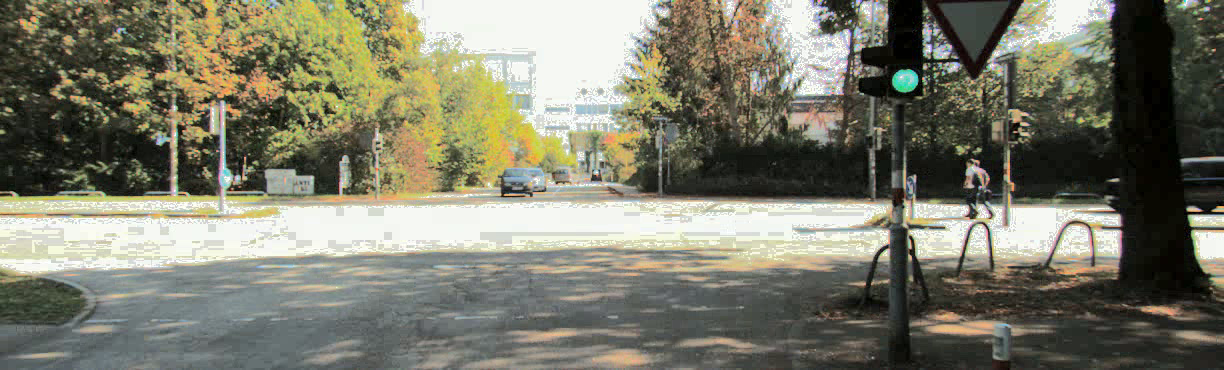
#> input picture frame 1 of Lane Detection/equilized.avi, 1224 x 370 px, given in place of output.avi, which was not available
$ python 'Histogram equalization.py'
#> lines starting #> are read from the running program, lines starting #| are printed output that depends on the picture; pictures that were not available may be replaced by others from this repository, and a replacement may not be noted
import cv2 as cv
import numpy as np
import glob
from pathlib import Path
import matplotlib.pyplot as plt

def equi(img):
    hist, _ = np.histogram(img.flatten(), 256, [0, 256])
    cdf = hist.cumsum()

    cdf = cdf/cdf.max()
    w, h = img.shape
    for i in range(w):
        for j in range(h):
            inst = img[i, j]
            img[i, j] = cdf[inst]*255

    return img
def adaptive_equi(img, n = 8):
    img = img.copy()
    h, w = img.shape
    sh, sw = h//n, w//n
    for i in range(0, h, sh):
        for j in range(0, w, sw):
            img[i:i+sh, j:j+sw] = equi(img[i:i+sh, j:j+sw])
    return img


vid = cv.VideoCapture('output.avi')
fourcc = cv.VideoWriter_fourcc(*'XVID')
out1 = cv.VideoWriter('equilized.avi', fourcc, 25.0, (1224,370))
out2 = cv.VideoWriter('adaptiveequilized.avi', fourcc, 25.0, (1224,370))


while True:

 isTrue, frame = vid.read()
#> frame is the input picture: shape (370, 1224, 3); mean B, G, R 107.1, 123.7, 124.1

 img1 = cv.cvtColor(frame, cv.COLOR_BGR2LAB)
#> img1: shape (370, 1224, 3); mean of channels 0, 1, 2 127.6, 125.5, 136.9
 l, a, b = cv.split(img1)
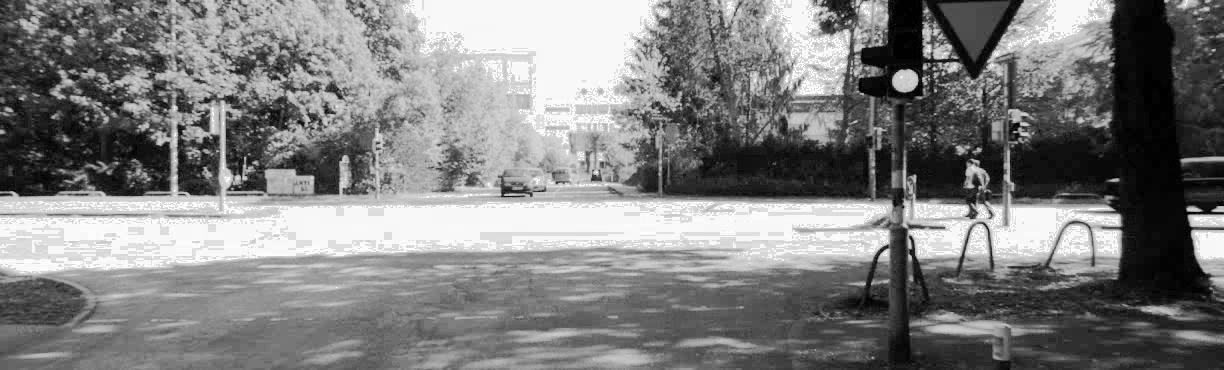
#> l: shape (370, 1224); min 0, max 255, mean 127.6
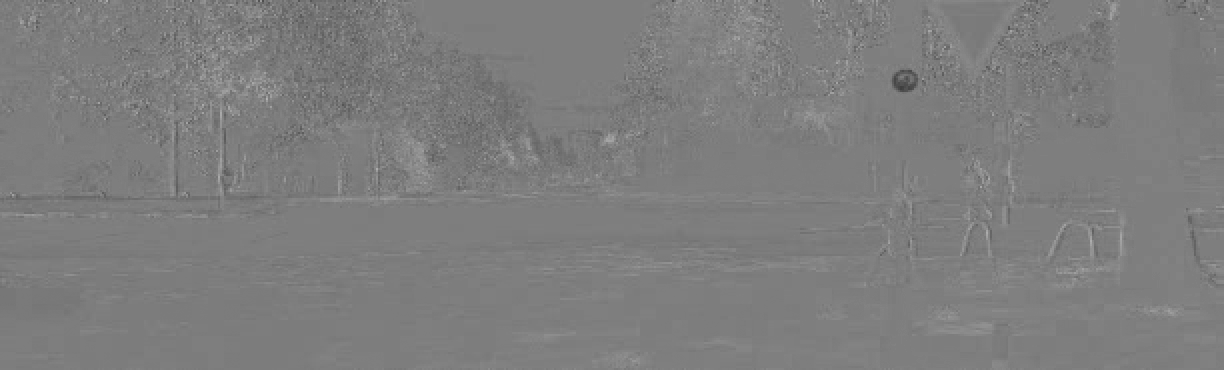
#> a: shape (370, 1224); min 63, max 184, mean 125.5
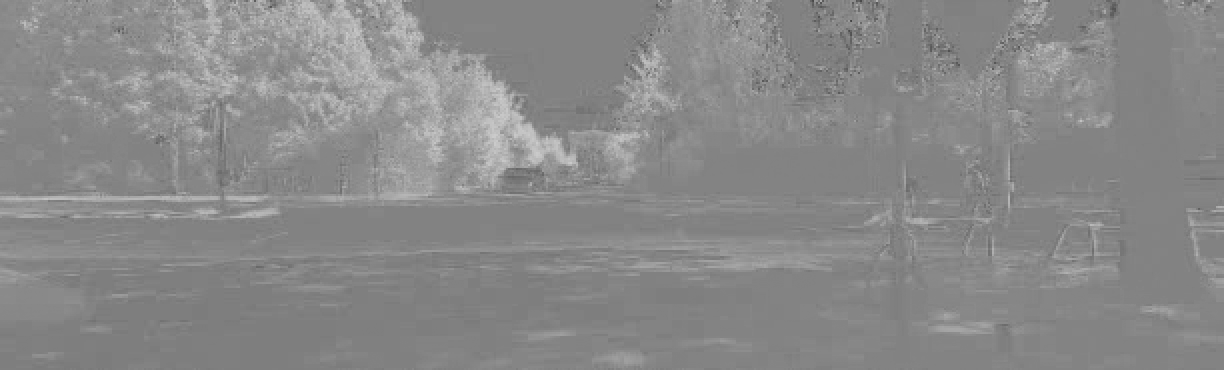
#> b: shape (370, 1224); min 69, max 203, mean 136.9

 equilized = equi(l)
#> in equi, `hist, _ = np.histogram(img.flatten(), 256, [0, 256])`: hist = 256 values, max 22671 at index 248, min 0 at index 4, mean 1769.1
#> in equi, `cdf = hist.cumsum()`: cdf = 256 values from 456 to 452880
#> in equi, `cdf = cdf/cdf.max()`: cdf = 256 values from 0.00101 to 1
 adp_equilized = adaptive_equi(l)
#> after the loop in adaptive_equi, `for i in range(0, h, sh):`:
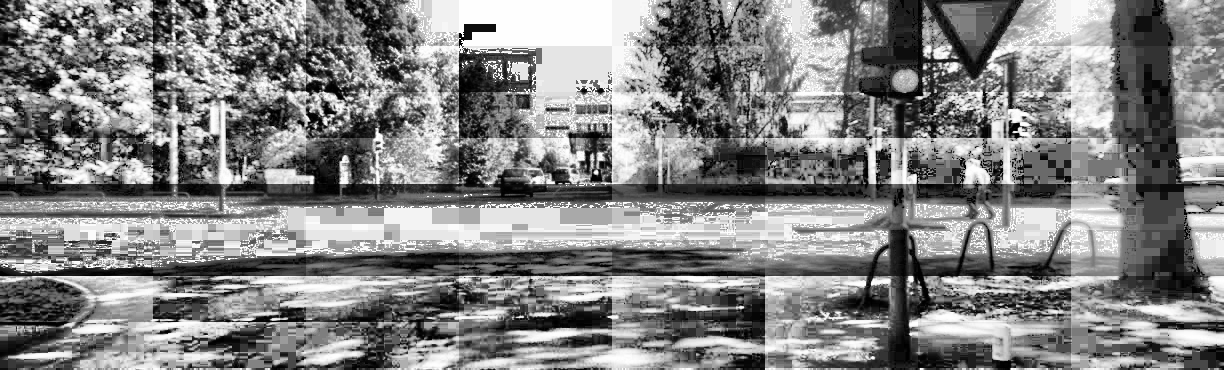
#> img: shape (370, 1224); min 0, max 255, mean 132.1

 m1 = cv.merge([equilized, a, b])
#> m1: shape (370, 1224, 3); mean of channels 0, 1, 2 127.9, 125.5, 136.9
 m2 = cv.merge([adp_equilized, a, b])
#> m2: shape (370, 1224, 3); mean of channels 0, 1, 2 132.1, 125.5, 136.9
#  clahe = cv.createCLAHE(clipLimit=2.0, tileGridSize=(8,8))

 m1 = cv.cvtColor(m1, cv.COLOR_LAB2BGR)
 m2 = cv.cvtColor(m2, cv.COLOR_LAB2BGR)
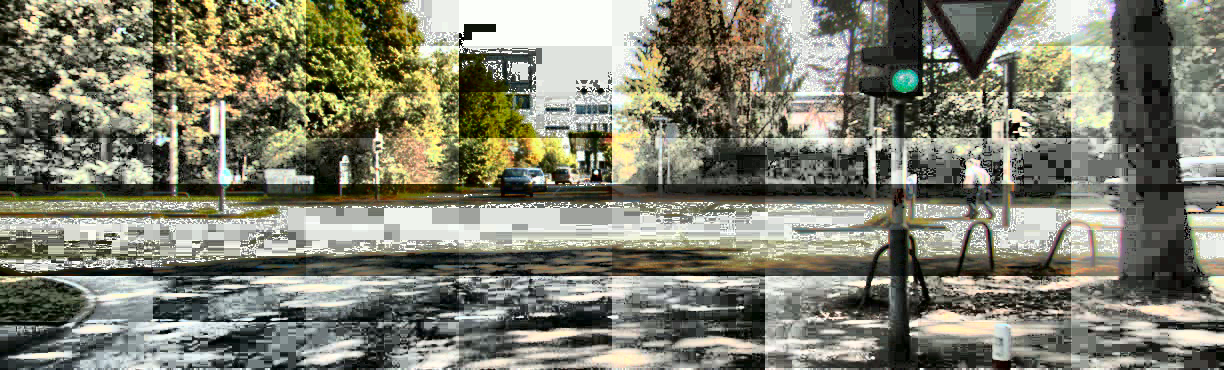
#> m2: shape (370, 1224, 3); mean B, G, R 112, 128.3, 128

 cv.imshow('orginal', frame)

 cv.imshow('equilized', m1)
 cv.imshow('adaptive equilized', m2)
 out1.write(m1)
 out2.write(m2)

 if cv.waitKey(20) & 0xFF==ord("q"):
#> (key q is pressed here)
      break
out1.release()
out2.release()

$ run again, starting later in the video
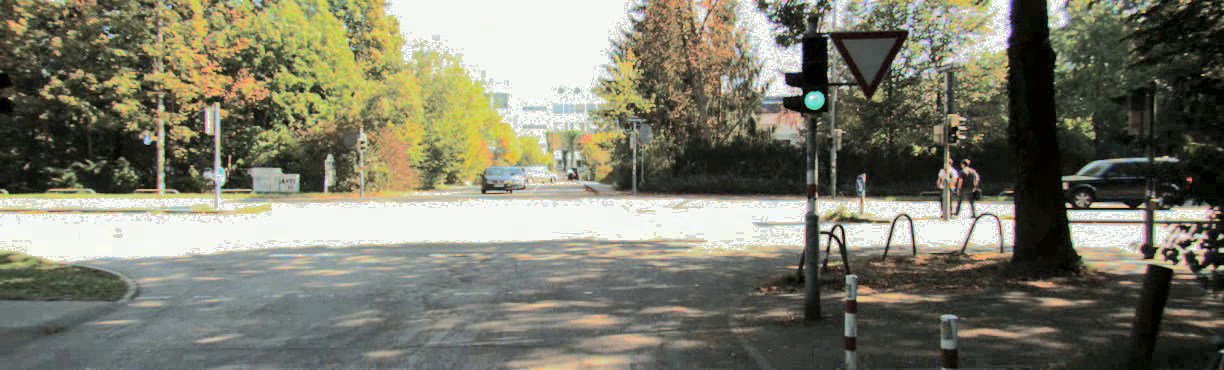
#> input picture frame 6 of Lane Detection/equilized.avi, 1224 x 370 px, given in place of output.avi, which was not available
#> frame is the input picture: shape (370, 1224, 3); mean B, G, R 107.1, 123.5, 123.9
#> img1: shape (370, 1224, 3); mean of channels 0, 1, 2 127.4, 125.5, 136.8
#> `l, a, b = cv.split(img1)`:
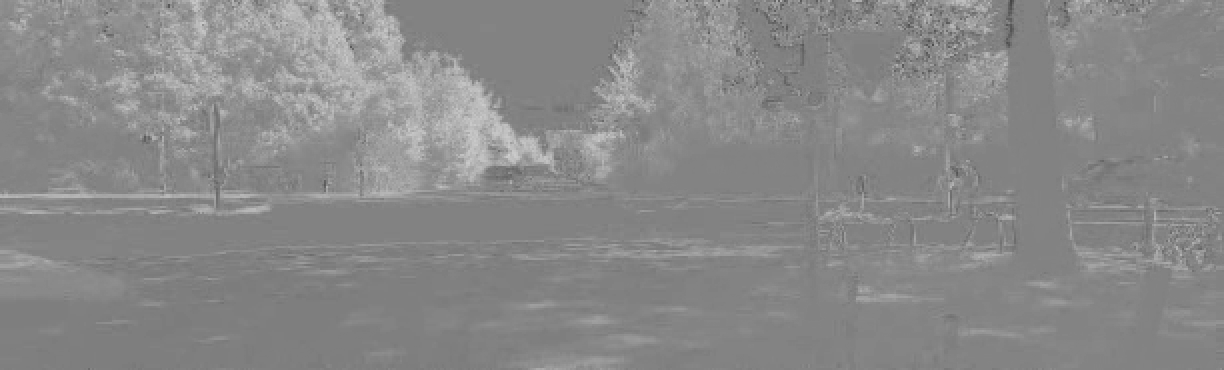
#> b: shape (370, 1224); min 69, max 206, mean 136.8
#> hist = 256 values, max 27919 at index 248, min 0 at index 4, mean 1769.1
#> in equi, `cdf = hist.cumsum()`: cdf = 256 values from 376 to 452880
#> in equi, `cdf = cdf/cdf.max()`: cdf = 256 values from 0.00083 to 1
#> `m2 = cv.cvtColor(m2, cv.COLOR_LAB2BGR)`:
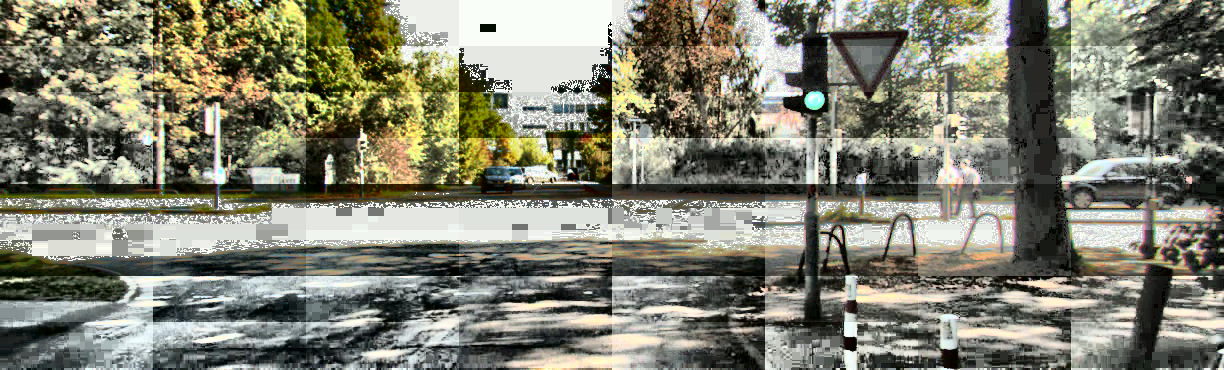
#> m2: shape (370, 1224, 3); mean B, G, R 113.1, 129.2, 128.9

$ run again, starting later in the video
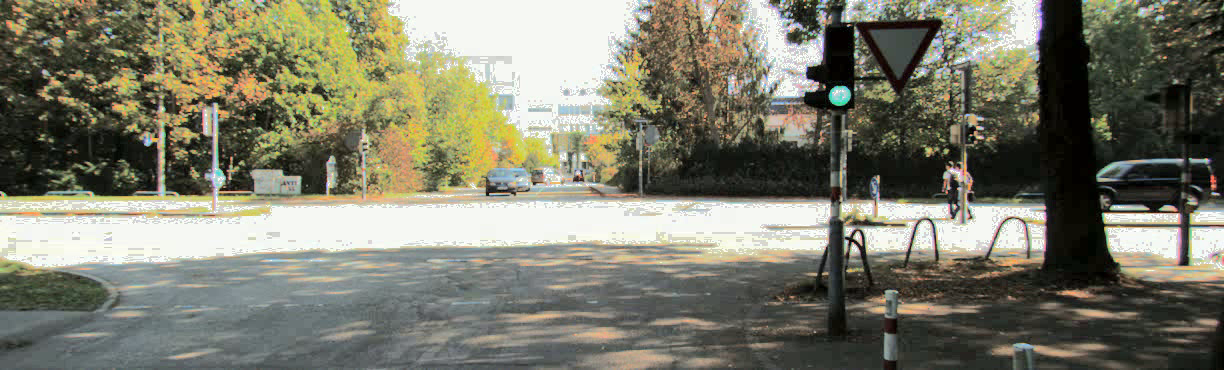
#> input picture frame 12 of Lane Detection/equilized.avi, 1224 x 370 px, given in place of output.avi, which was not available
#> frame is the input picture: shape (370, 1224, 3); mean B, G, R 107.4, 124, 124.4
#> img1: shape (370, 1224, 3); mean of channels 0, 1, 2 127.8, 125.5, 136.9
#> `l, a, b = cv.split(img1)`:
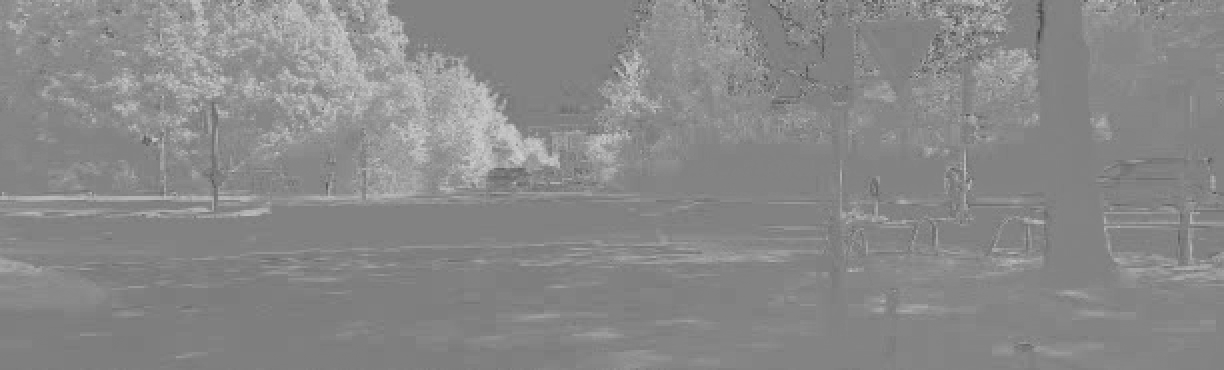
#> b: shape (370, 1224); min 58, max 206, mean 136.9
#> hist = 256 values, max 31950 at index 248, min 0 at index 4, mean 1769.1
#> in equi, `cdf = hist.cumsum()`: cdf = 256 values from 494 to 452880
#> in equi, `cdf = cdf/cdf.max()`: cdf = 256 values from 0.00109 to 1
#> `m2 = cv.cvtColor(m2, cv.COLOR_LAB2BGR)`:
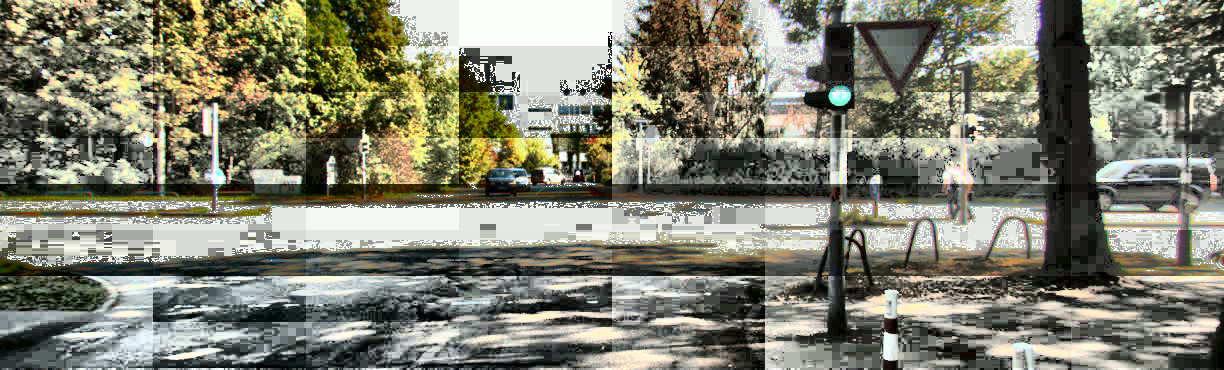
#> m2: shape (370, 1224, 3); mean B, G, R 113.2, 129.4, 129.1
